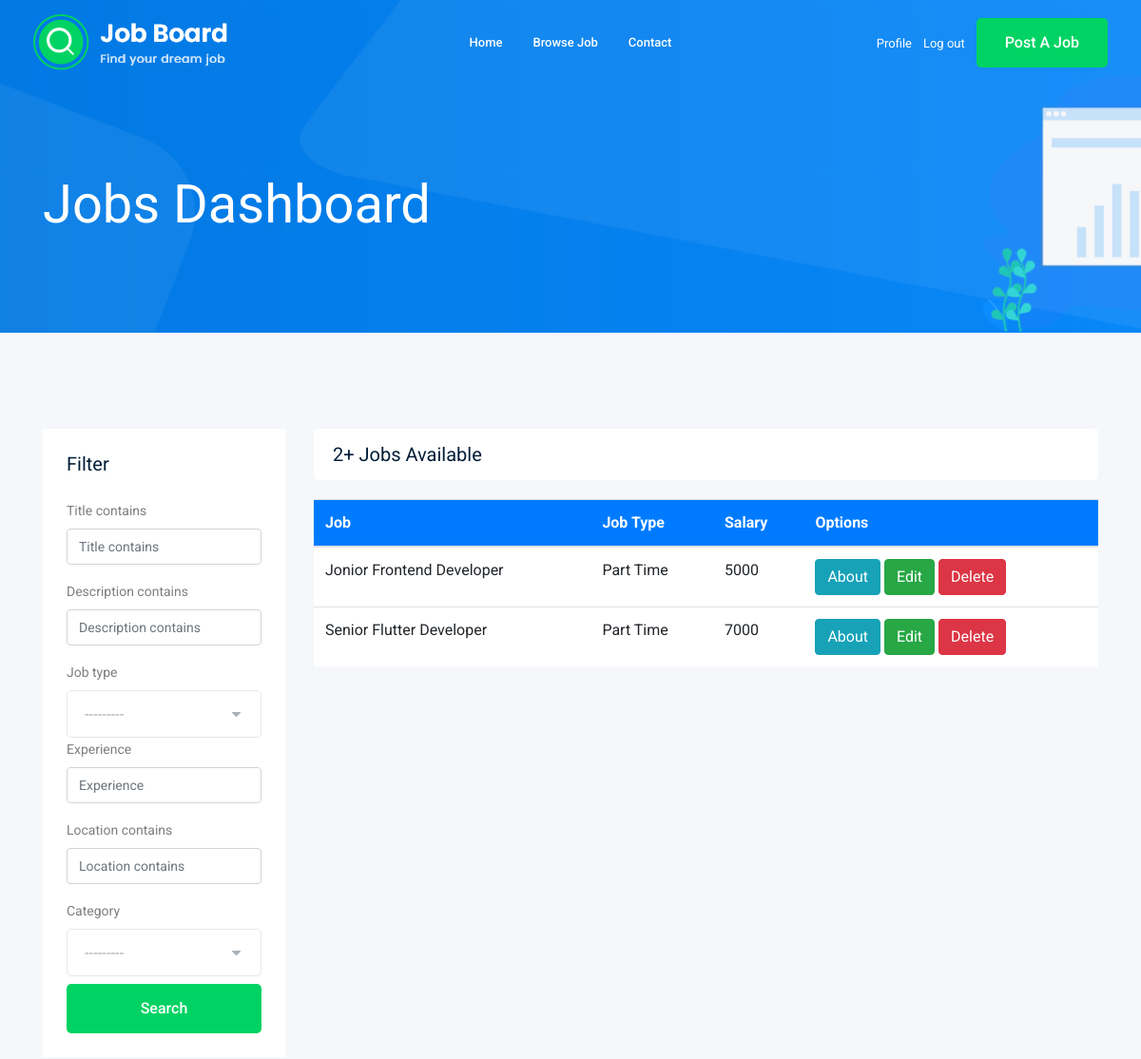
The app's page /jobs/ (signed in, upper part), older data.
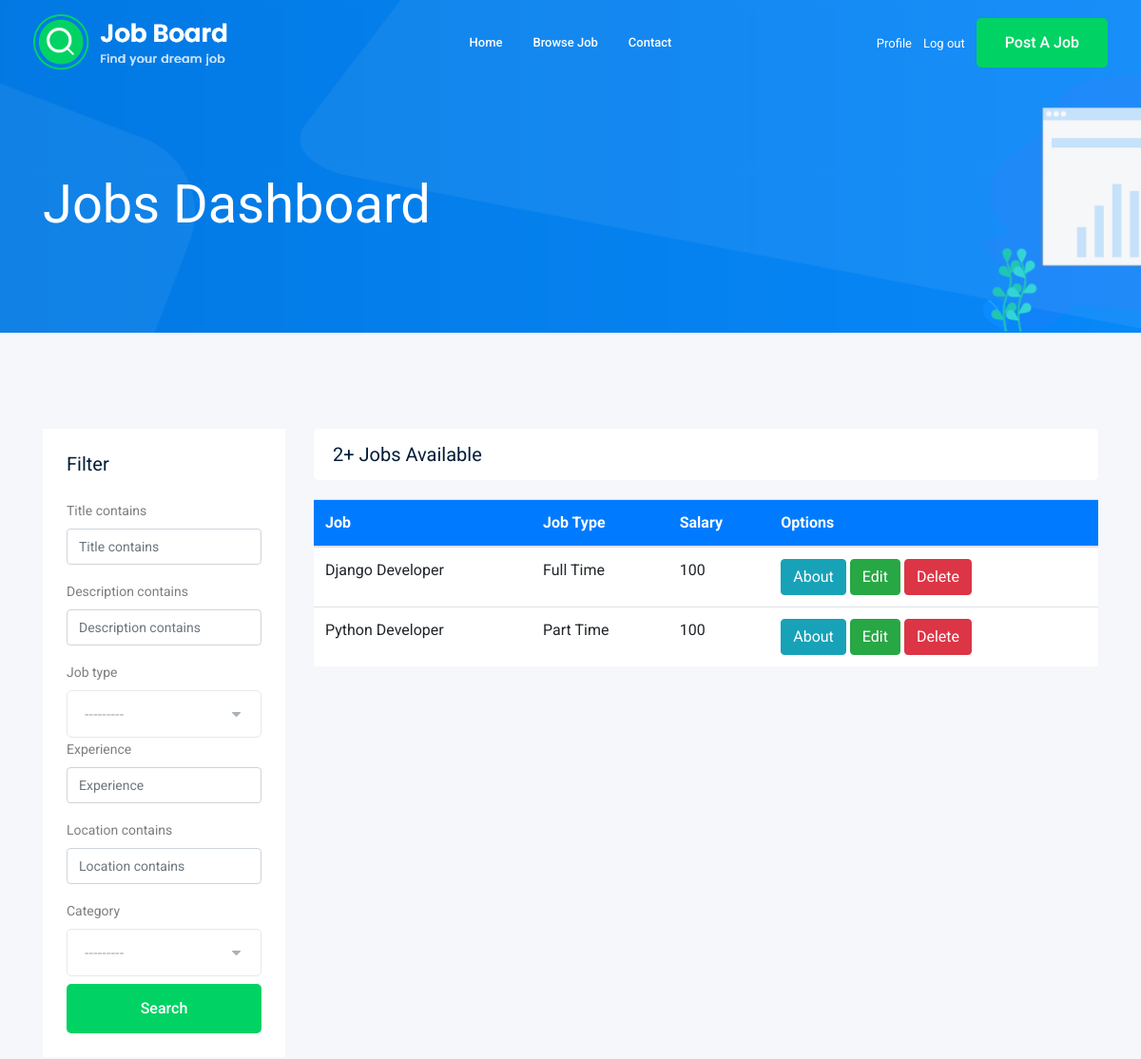
The same page, newer data.
### job/models.py (models this page shows, shortened)
class Job(models.Model):
    title = models.CharField(max_length=50)
    description = models.TextField(max_length=2000)
    job_type = models.CharField(max_length=20, choices=JOB_TYPE_CHOICES)
    vacancy = models.PositiveIntegerField(default=1, validators=[MinValueValidator(1), MaxValueValidator(10)])
    salary = models.PositiveIntegerField(default=100, validators=[MinValueValidator(100), MaxValueValidator(100000)])
    experience = models.PositiveIntegerField(default=1, validators=[MinValueValidator(1), MaxValueValidator(50)])
    location = models.CharField(max_length=100, default='Egypt')
    image = models.FileField(upload_to=job_image_upload, default='none')
    published_at = models.DateTimeField(auto_now=True)
    category = models.ForeignKey(Category, related_name='job_category', on_delete=models.CASCADE)
    owner = models.ForeignKey(User, related_name='job_owner', on_delete=models.CASCADE)
    class Meta:
        db_table = 'job'

### job/views.py (the view)
# urls.py: path('', views.jobs, name='jobs'),
def jobs(request):
    job_list = Job.objects.all()
    jobs_count = job_list.count()
    filter = JobFilter(request.GET, queryset=job_list)
    job_list = filter.qs
    paginator = Paginator(job_list, 3)
    page_number = request.GET.get('page')
    page_obj = paginator.get_page(page_number)
    context = {'jobs_count': jobs_count, 'jobs': page_obj, 'filters': filter}
    if request.user.is_staff:
        return render(request, 'jobs_dashboard.html', context)
    else:
        return render(request, 'jobs.html', context)

### job/models.py (called while the page is built)
    def __str__(self) -> str:
        return self.name

### job/templates/jobs_dashboard.html (shortened to what this page needs)
{% extends "base.html" %}
{% load bootstrap5 %}
{% block content %}
    <div class="bradcam_area bradcam_bg_1">
        <div class="container">
            <div class="row">
                <div class="col-xl-12">
                    <div class="bradcam_text">
                        <h3>Jobs Dashboard</h3>
                    </div>
                </div>
            </div>
        </div>
    </div>
    <div class="job_listing_area plus_padding">
        <div class="container">
            <div class="row">
                <div class="col-lg-3">
                    <div class="job_filter white-bg">
                        <div class="form_inner white-bg">
                            <h3>Filter</h3>
                            <form method="GET">
                                {% bootstrap_form filters.form %}
                                <input type="submit" value="Search" class="boxed-btn3 w-100 mt-2">
                            </form>
                        </div>
                    </div>
                </div>
                <div class="col-lg-9">
                    <div class="recent_joblist_wrap">
                        <div class="recent_joblist white-bg ">
                            <div class="row align-items-center">
                                <div class="col-md-6">
                                    <h4>{{jobs_count}}+ Jobs Available</h4>
                                </div>
                            </div>
                        </div>
                    </div>
                    <div class="job_lists m-0 white-bg">
                        <table class="table">
                            <thead class="btn-primary ps-15 pe-15">
                                <tr>
                                    <th scope="col">Job</th>
                                    <th scope="col">Job Type</th>
                                    <th scope="col">Salary</th>
                                    <th scope="col">Options</th>
                                </tr>
                            </thead>
                            <tbody>
                                {% for job in jobs %}
                                    <tr>
                                        <td>{{job.title}}</td>
                                        <td>{{job.job_type}}</td>
                                        <td>{{job.salary}}</td>
                                        <td>
                                            <a class="btn btn-info" href="{% url 'jobs:job_details' job.id %}">About</a>
                                            <a class="btn btn-success" href="{% url 'jobs:edit_job' job.id %}">Edit</a>
                                            <a class="btn btn-danger" href="{% url 'jobs:delete_job' job.id %}">Delete</a>
                                        </td>
                                    </tr>
                                {% endfor %}
                            </tbody>
                        </table>
                    </div>
                </div>
            </div>
        </div>
    </div>
{% endblock content %}

Row changes from the older to the newer data that the page shows:
removed Job: title "Jonior Frontend Developer", job_type "Part Time", salary "5000"
removed Job: title "Senior Flutter Developer", job_type "Part Time", salary "7000"
added Job: title "Django Developer", job_type "Full Time", salary "100"
added Job: title "Python Developer", job_type "Part Time", salary "100"
